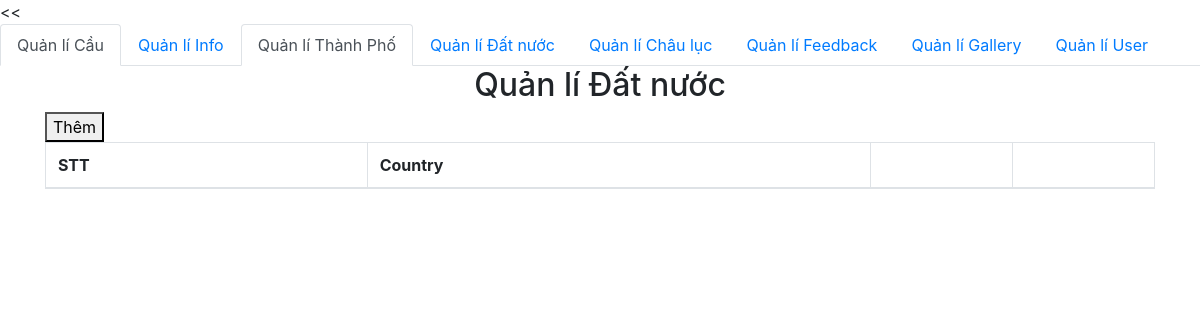
Before: /admin/category/quanlidatnuoc.php with the older database file.
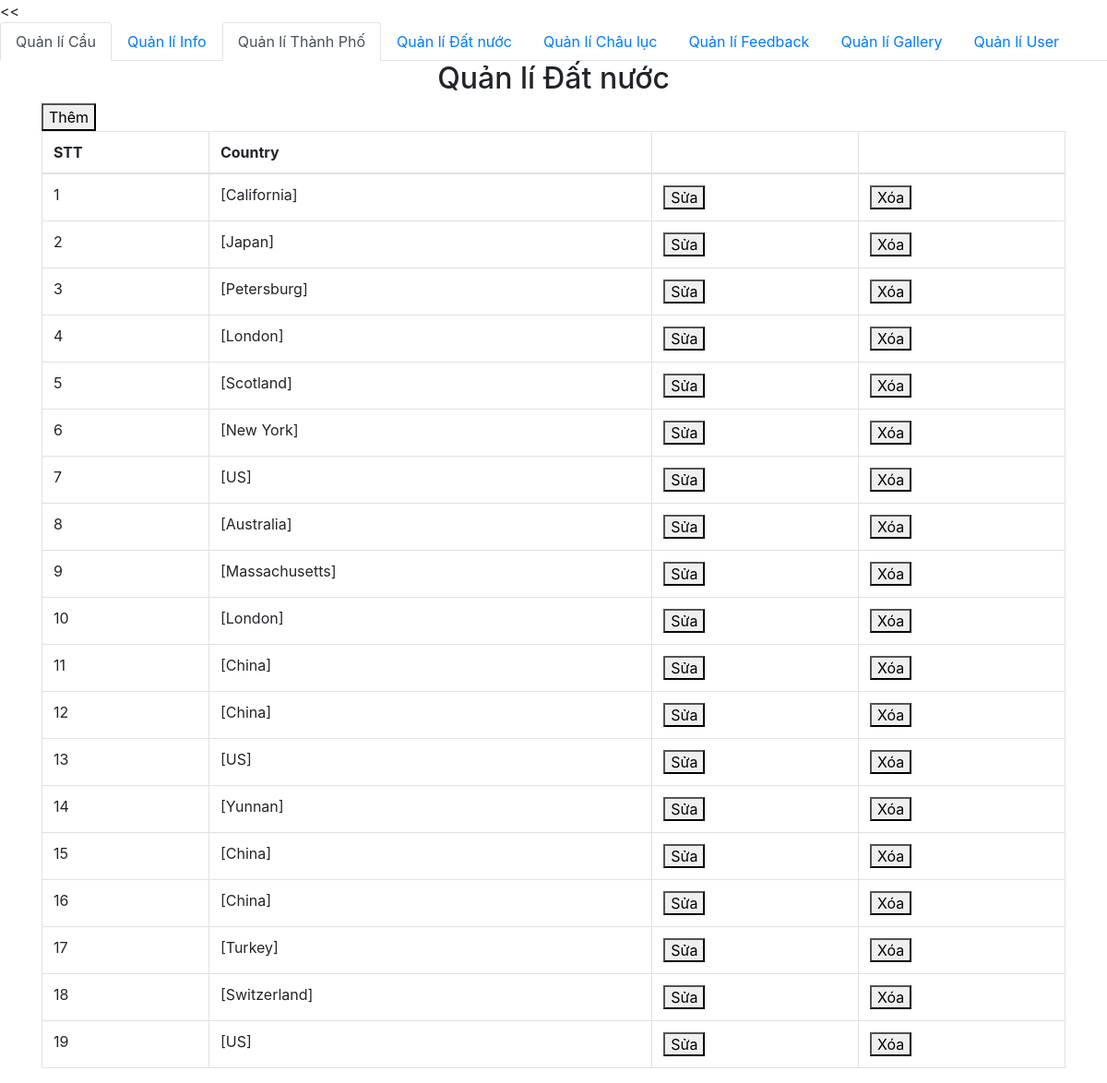
After: the same page with the newer database file.
### tables this page shows
CREATE TABLE `country` (
  `id` int(11) NOT NULL,
  `name_country` varchar(50) NOT NULL,
  `continents_id` int(11) DEFAULT NULL
);

### admin/db/dbhelper.php (called while the page is built, shortened)
<?php
require_once('config.php');
function queryResult($sql, $isSingle = false) {
	$conn = mysqli_connect(HOST, USERNAME, PASSWORD, DATABASE);
	mysqli_set_charset($conn, 'utf8');
	$resultset = mysqli_query($conn, $sql);
	$data = [];
	while(($row = mysqli_fetch_array($resultset, 1)) != null) {
		$data[] = $row;
	}
	return $data;
}

### admin/category/quanlidatnuoc.php (the view, shortened to what this page needs)
<<?php
require_once ('../db/config.php');
require_once ('../db/dbhelper.php');
?>
<!DOCTYPE html>
<html>
<head>
	<link rel="stylesheet" href="https://maxcdn.bootstrapcdn.com/bootstrap/4.4.1/css/bootstrap.min.css">
</head>
<body>
		<ul class="nav nav-tabs">
	  <li class="nav-item">
	    <a class="nav-link active" href="index.php">Quản lí Cầu</a>
	  </li>
	  <li class="nav-item">
	    <a class="nav-link" href="information.php">Quản lí Info</a>
	  </li>
	  <li class="nav-item">
	    <a class="nav-link active" href="quanlithanhpho.php">Quản lí Thành Phố</a>
	  </li>
	  <li class="nav-item">
	    <a class="nav-link" href="#">Quản lí Đất nước</a>
	  </li>
	  <li class="nav-item">
	    <a class="nav-link" href="quanlichauluc.php">Quản lí Châu lục</a>
	  </li>
	  <li class="nav-item">
	    <a class="nav-link" href="feedbacklist.php">Quản lí Feedback</a>
	  </li>
	  <li class="nav-item">
	    <a class="nav-link" href="#">Quản lí Gallery</a>
	  </li>
	  <li class="nav-item">
	    <a class="nav-link" href="user.php">Quản lí User</a>
	  </li>
	 	</ul>
	<div class="container">
		<div class="panel panel-primary">
			<div class="panel-heading">
				<h2 class="text-center">Quản lí Đất nước</h2>
			</div>
			<div class="panel-body">
				<a href="add.php">
					<button class="bth bth-success">Thêm</button>
				</a>
				<table class="table table-bordered table-hover">
					<thead>
						<tr>
							<th>STT</th>
							<th>Country</th>
							<th></th>
							<th></th>
						</tr>
					</thead>
					<tbody>
<?php
$sql = 'select * from country';
$countryList = queryResult($sql);
$index = 1;
foreach ($countryList as $item){
	echo '<tr>
			<td>'.($index++).'</td>
			<td>'.$item['name_country'].'</td>
			<td>
			<a href="add.php?id='.$item['id'].'"><button class="bth bth-warning">Sửa</button></a>
			</td>
			<td>
			<button class="bth bth-danger" onclick=deleteCategory('.$item['id'].') >Xóa</button>
			</td>
		</tr>';
}
?>
					</tbody>
				</table>
			</div>
		</div>
	</div>
</body>
</html>

Changed rows visible on the page:
added country: name_country "[California]"
added country: name_country "[Japan]"
added country: name_country "[Petersburg]"
added country: name_country "[London]"
added country: name_country "[Scotland]"
added country: name_country "[New York]"
added country: name_country "[US]"
added country: name_country "[Australia]"
added country: name_country "[Massachusetts]"
added country: name_country "[London]"
added country: name_country "[China]"
added country: name_country "[China]"
added country: name_country "[US]"
added country: name_country "[Yunnan]"
added country: name_country "[China]"
added country: name_country "[China]"
added country: name_country "[Turkey]"
added country: name_country "[Switzerland]"
added country: name_country "[US]"
